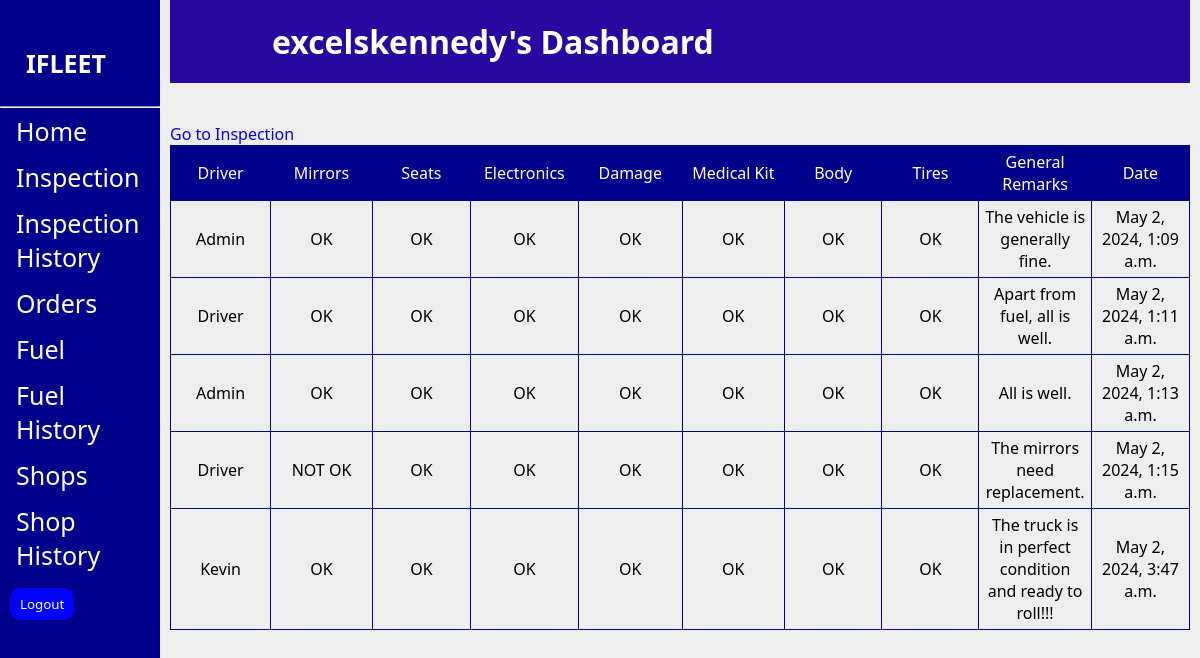
Screenshot of /drivers/inspection-history/ (signed in) with the database file from the repository.
### driver/models.py (models this page shows)
class Inspection(models.Model):
    CATEGORY = (
        ('OK', 'OK'),
        ('NOT OK', 'NOT OK'),
    )
    FUEL = (
        ('Empty', 'Empty'),
        ('Almost Empty', 'Almost Empty'),
        ('1/4', '1/4'),
        ('1/2', '1/2'),
        ('Full', 'Full'),
    )
    VEHICLE_TYPE = (
        ('SUV', 'SUV' ),
        ('TRUCK', 'TRUCK'),
    )
    Driver = models.ForeignKey(Driver, models.CASCADE, null=True)
    vehicle = models.CharField(max_length=25, choices=VEHICLE_TYPE, blank=False, default=False)
    Mirrors = models.CharField(max_length=50, choices=CATEGORY, blank=False)
    Seats = models.CharField(max_length=100, choices=CATEGORY, blank=False)
    Electronics = models.CharField(max_length=50, choices=CATEGORY, blank=False)
    Fuel_level = models.CharField(max_length=50, choices=FUEL, blank=False)
    Damage = models.CharField(max_length=50, choices=CATEGORY, blank=False)
    Medical_kit = models.CharField(max_length=50, choices=CATEGORY, blank=False)
    Body = models.CharField(max_length=50, choices=CATEGORY, blank=False)
    Tires = models.CharField(max_length=50, choices=CATEGORY, blank=False)
    General_Remarks = models.TextField(blank=True)
    Date = models.DateTimeField(auto_now_add=True)
    DisplayFields = ['Driver', 'Mirrors', 'Seats', 'Electronics', 'Fuel_level', 'Damage', 'Medical_kit', 'Body', 'Tires', 'General_Remarks']
    FilterFields = ['Date']

class Driver(models.Model):
    username = models.CharField(max_length=50, blank=False)
    phone_number = models.CharField(max_length=20, blank=False)
    address = models.CharField(max_length=255, blank=False)
    city = models.CharField(max_length=100, blank=False)
    state = models.CharField(max_length=100, blank=False)
    zipcode = models.CharField(max_length=20, blank=True)
    car = models.CharField(max_length=25, blank=False)
    driver_license_number = models.CharField(max_length=50, blank=False)
    driver_license_expiry_date = models.DateField(null=True, blank=False)
    date_of_birth = models.DateField(null=True, blank=False)
    date_hired = models.DateField(null=True, blank=False)
    emergency_contact_name = models.CharField(max_length=100, blank=False)
    emergency_contact_phone = models.CharField(max_length=20, blank=False)
    DisplayFields = ['username', 'phone_number', 'address', 'city', 'driver_license_number', 'date_hired']
    FilterFields = ['username', 'date_hired']
    def __str__(self):
        return self.username

### driver/views.py (the view)
# urls.py: path('inspection-history/', views.inspection_history, name='vehicle-inspection-history'),
@login_required
def inspection_history(request):
    inspection = Inspection.objects.all()
    context = {
        'inspection': inspection,
    }
    return render(request ,'drivers/inspection_history.html', context)

### driver/templates/drivers/inspection_history.html (shortened to what this page needs)
{% extends 'drivers/base.html' %}
{% load static %}
{% block content %}
<a style="color: blue;" href="{% url 'vehicle-inspection' %}">Go to Inspection</a>
<table>
    <thead>
            <td>Driver</td>
            <td>Mirrors</td>
            <td>Seats</td>
            <td>Electronics</td>
            <td>Damage</td>
            <td>Medical Kit</td>
            <td>Body</td>
            <td>Tires</td>
            <td>General Remarks</td>
            <td>Date</td>
    </thead>
    <tbody>
        {% for inspection in inspection %}
        <tr>
            <td>{{ inspection.Driver }}</td>
            <td>{{ inspection.Mirrors }}</td>
            <td>{{ inspection.Seats }}</td>
            <td>{{ inspection.Electronics }}</td>
            <td>{{ inspection.Damage }}</td>
            <td>{{ inspection.Medical_kit }}</td>
            <td>{{ inspection.Body }}</td>
            <td>{{ inspection.Tires }}</td>
            <td>{{ inspection.General_Remarks }}</td>
            <td>{{ inspection.Date }}</td>
        </tr>
        {% endfor %}
    </tbody>
</table>
{% endblock %}

### driver/templates/drivers/base.html (shortened to what this page needs)
{% load static %}
<!DOCTYPE html>
<html lang="en">
<head>
    <link rel="stylesheet" href="{% static 'core/core.css' %}">
    <link rel="stylesheet" href="https://cdnjs.cloudflare.com/ajax/libs/font-awesome/4.7.0/css/font-awesome.min.css">
</head>
<body>
    <div class="sidenav">
        <div class="logo">
            <a href="{% url 'index' %}">IFLEET</a>
        </div>
        <hr>
        <a href="{% url 'driver-dashboard' %}">Home</a>
        <a href="{% url 'vehicle-inspection' %}">Inspection</a>
        <a href="{% url 'vehicle-inspection-history' %}">Inspection History</a>
        <a href="">Orders</a>
        <a href="">Fuel</a>
        <a href="">Fuel History</a>
        <a href="">Shops</a>
        <a href="">Shop History</a>
        <form action="{% url 'logout' %}" method="post" style="background-color: transparent; padding: 0; margin: 10px;">
            <button type="submit" style="background: blue; color: white; border-color: transparent; padding-top: 5px; padding-bottom: 5px; padding-right: 8px; padding-left: 8px; border-radius: 10px; cursor: pointer;">Logout</button>
        </form>
    </div>
    <div class="main">
        <h1 class="dashboard">{{ user.username }}'s Dashboard</h1>
        {% block content %}{% endblock %}
    </div>
</body>
</html>

### core/static/core/core.css (style rules this page uses)
* { margin: 0; padding: 0; box-sizing: border-box; font-family: 'Segoe UI', Tahoma, Geneva, Verdana, sans-serif; }
a { text-decoration: none; color: white; }
.logo { margin-right: 120px; margin-left: 10px; margin-top: 20px; margin-bottom: 20px; }
.logo a { font-weight: 600; margin-right: 150px; }

### driver/templates/drivers/base.html (style rules this page uses)
body { font-family: "Lato", sans-serif; background-color: #eee; }
.sidenav { height: 100%; width: 160px; position: fixed; z-index: 1; top: 0; left: 0; background-color: darkblue; overflow-x: hidden; padding-top: 20px; }
.sidenav a { padding: 6px 8px 6px 16px; text-decoration: none; font-size: 25px; color: white; display: block; }
.main { margin-left: 160px; padding: 0px 10px; }
.dashboard { text-align: left; padding-left: 10%; background-color: rgb(41, 8, 160); color: white; margin-bottom: 40px; padding-top: 20px; padding-bottom: 20px; }

### driver/templates/drivers/inspection_history.html (style rules this page uses)
table { text-align: center; }
table, th, td { border: 1px solid darkblue; border-collapse: collapse; padding: 5px; }
td { width: 3cm; }
thead { background-color: darkblue; color: white; }

### rows the page displays
Inspection: Driver "Admin", Mirrors "OK", Seats "OK", Electronics "OK", Damage "OK", Medical_kit "OK", Body "OK", Tires "OK", General_Remarks "The vehicle is generally fine.", Date "May 2, 2024, 1:09 a.m."
Inspection: Driver "Driver", Mirrors "OK", Seats "OK", Electronics "OK", Damage "OK", Medical_kit "OK", Body "OK", Tires "OK", General_Remarks "Apart from fuel, all is well.", Date "May 2, 2024, 1:11 a.m."
Inspection: Driver "Admin", Mirrors "OK", Seats "OK", Electronics "OK", Damage "OK", Medical_kit "OK", Body "OK", Tires "OK", General_Remarks "All is well.", Date "May 2, 2024, 1:13 a.m."
Inspection: Driver "Driver", Mirrors "NOT OK", Seats "OK", Electronics "OK", Damage "OK", Medical_kit "OK", Body "OK", Tires "OK", General_Remarks "The mirrors need replacement.", Date "May 2, 2024, 1:15 a.m."
Inspection: Driver "Kevin", Mirrors "OK", Seats "OK", Electronics "OK", Damage "OK", Medical_kit "OK", Body "OK", Tires "OK", General_Remarks "The truck is in perfect condition and ready to roll!!!", Date "May 2, 2024, 3:47 a.m."

### other values shown
{{ user.username }} "excelskennedy"
